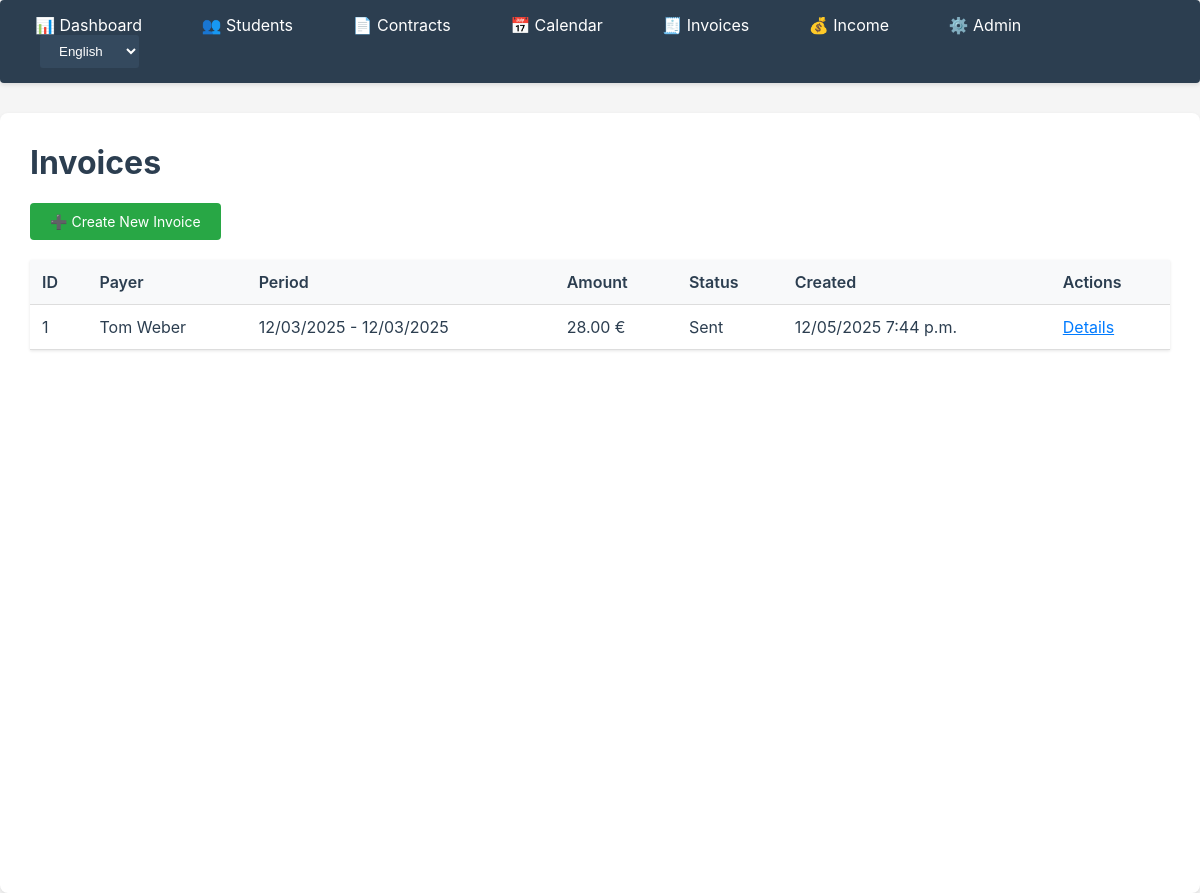
The app's page /billing/ with its own data.
### apps/billing/models.py (models this page shows, shortened)
class Invoice(models.Model):
    STATUS_CHOICES = [
        ('draft', _('Draft')),
        ('sent', _('Sent')),
        ('paid', _('Paid')),
    ]
    payer_name = models.CharField(
        max_length=200,
        help_text=_("Name of the payer")
    )
    payer_address = models.TextField(
        blank=True,
        help_text=_("Address of the payer")
    )
    contract = models.ForeignKey(
        Contract,
        on_delete=models.SET_NULL,
        null=True,
        blank=True,
        related_name='invoices',
        help_text=_("Associated contract (optional)")
    )
    period_start = models.DateField(help_text=_("Billing period start"))
    period_end = models.DateField(help_text=_("Billing period end"))
    status = models.CharField(
        max_length=20,
        choices=STATUS_CHOICES,
        default='draft',
        help_text=_("Invoice status")
    )
    total_amount = models.DecimalField(
        max_digits=10,
        decimal_places=2,
        default=Decimal('0.00'),
        validators=[MinValueValidator(Decimal('0.00'))],
        help_text=_("Total invoice amount")
    )
    document = models.FileField(
        upload_to='invoices/',
        null=True,
        blank=True,
        help_text=_("Generated invoice document (HTML/PDF)")
    )
    created_at = models.DateTimeField(auto_now_add=True)
    updated_at = models.DateTimeField(auto_now=True)
    class Meta:
        ordering = ['-created_at']
        verbose_name = _('Invoice')
        verbose_name_plural = _('Invoices')
        indexes = [
            models.Index(fields=['status']),
            models.Index(fields=['period_start', 'period_end']),
        ]

### apps/billing/views.py (the view)
# urls.py: path('', views.InvoiceListView.as_view(), name='invoice_list'),
class InvoiceListView(ListView):
    model = Invoice
    template_name = 'billing/invoice_list.html'
    context_object_name = 'invoices'
    paginate_by = 20

### apps/core/templatetags/currency.py (called while the page is built, shortened)
@register.filter(name='euro')
def euro(value):
    if value is None:
        lang = get_language()
        if lang == 'de':
            return "0,00 €"
        else:
            return "0.00 €"
    lang = get_language()
    formatted = f"{value:.2f}"
    parts = formatted.split('.')
    integer_part = parts[0]
    decimal_part = parts[1] if len(parts) > 1 else '00'
    if len(integer_part) > 3:
        integer_part = f"{int(integer_part):,}"
    if lang == 'de':
        integer_part = integer_part.replace(',', '.')
        formatted = f"{integer_part},{decimal_part}"
    else:
        formatted = f"{integer_part}.{decimal_part}"
    return f"{formatted} €"

### apps/billing/templates/billing/invoice_list.html (shortened to what this page needs)
{% extends 'core/base.html' %}
{% load i18n %}
{% load currency %}
{% block content %}
<h1>{% trans "Invoices" %}</h1>
<div class="btn-group">
    <a href="{% url 'billing:invoice_create' %}" class="btn btn-success">➕ {% trans "Create New Invoice" %}</a>
</div>
{% if invoices %}
<table>
    <thead>
        <tr>
            <th>{% trans "ID" %}</th>
            <th>{% trans "Payer" %}</th>
            <th>{% trans "Period" %}</th>
            <th>{% trans "Amount" %}</th>
            <th>{% trans "Status" %}</th>
            <th>{% trans "Created" %}</th>
            <th>{% trans "Actions" %}</th>
        </tr>
    </thead>
    <tbody>
        {% for invoice in invoices %}
        <tr>
            <td>{{ invoice.id }}</td>
            <td>{{ invoice.payer_name }}</td>
            <td>{{ invoice.period_start|date:"SHORT_DATE_FORMAT" }} - {{ invoice.period_end|date:"SHORT_DATE_FORMAT" }}</td>
            <td>{{ invoice.total_amount|euro }}</td>
            <td>{{ invoice.get_status_display }}</td>
            <td>{{ invoice.created_at|date:"SHORT_DATETIME_FORMAT" }}</td>
            <td>
                <a href="{% url 'billing:invoice_detail' invoice.pk %}">{% trans "Details" %}</a>
            </td>
        </tr>
        {% endfor %}
    </tbody>
</table>
{% else %}
<div class="empty-state">
    <p>{% trans "No invoices available." %}</p>
</div>
{% endif %}
{% endblock %}

### apps/core/templates/core/base.html (style rules this page uses)
body { font-family: -apple-system, BlinkMacSystemFont, 'Segoe UI', Arial, sans-serif; margin: 0; padding: 0; background: #f5f5f5; color: #2c3e50; }
table { width: 100%; border-collapse: collapse; margin-top: 20px; box-shadow: 0 1px 3px rgba(0,0,0,0.1); }
th, td { padding: 12px; text-align: left; border-bottom: 1px solid #ddd; color: #2c3e50; }
th { background: #f8f9fa; font-weight: 600; color: #2c3e50; }
.btn { display: inline-block; padding: 10px 20px; background: #007bff; color: white; text-decoration: none; border-radius: 4px; border: none; cursor: pointer; font-size: 14px; transition: background 0.2s; }
.btn-success { background: #28a745; color: white; }
.btn-group { margin-top: 20px; }
.btn-group .btn { margin-right: 10px; }
h1 { color: #2c3e50; margin-top: 0; }
a { color: #007bff; }

### records on screen
Invoice: id "1", payer_name "Tom Weber", period_start "12/03/2025", period_end "12/03/2025", total_amount|euro "28.00 €", status "Sent", created_at "12/05/2025 7:44 p.m."

### other values on screen
form field language "English"
